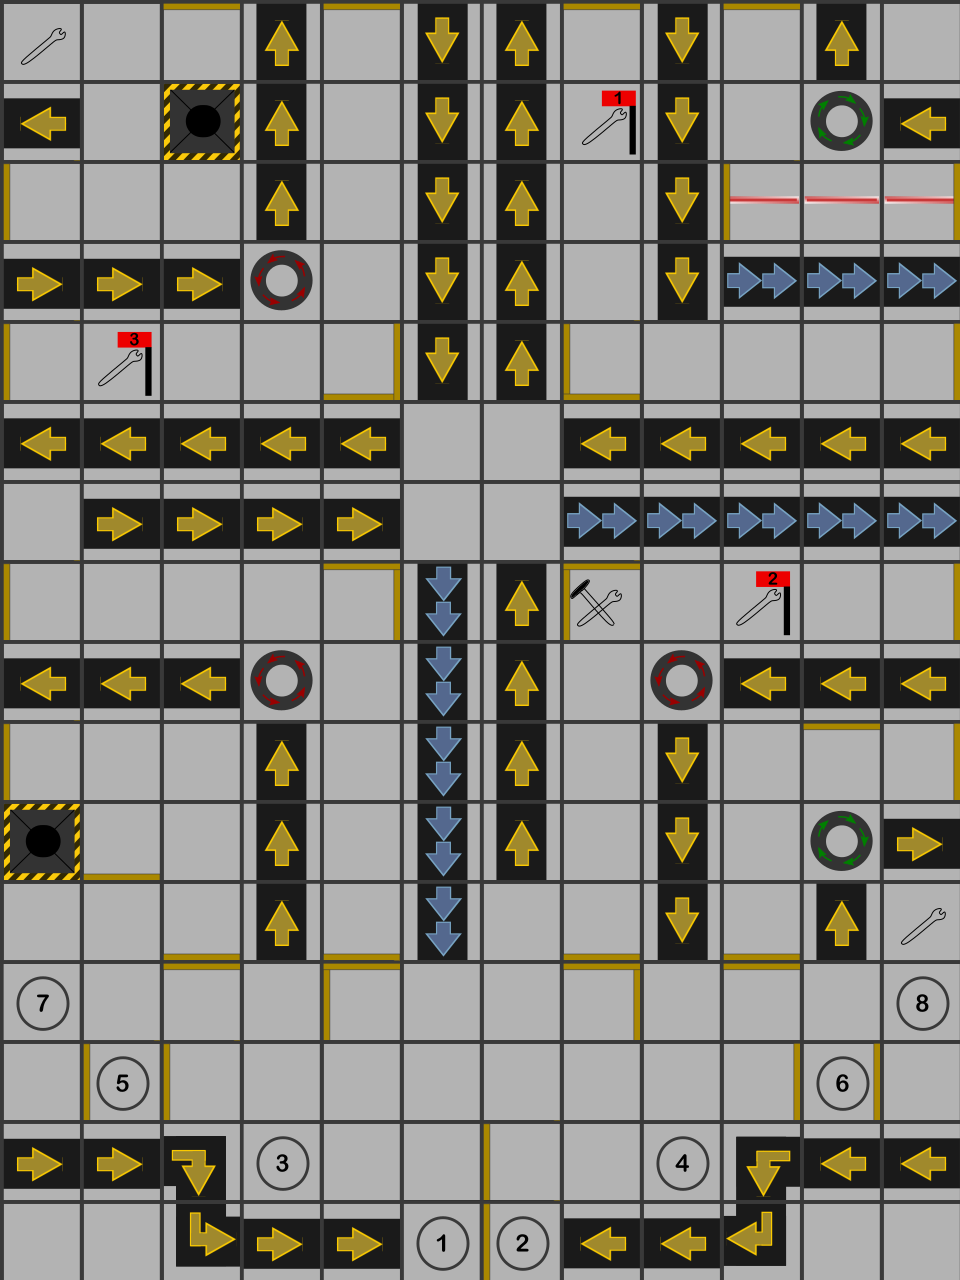

Below is a game level as drawn by its tile map, then a one-line description and the .tmx that defines it (tile-layer data replaced by summaries):
An orthogonal 12x16 tile map with 80x80 px tiles, 6 tile layers (boardElements, lasers, wallsWEST, wallsSOUTH, ...).

<map version="1.2" tiledversion="1.2.3" orientation="orthogonal" renderorder="right-down" width="12" height="16" tilewidth="80" tileheight="80" infinite="0" nextlayerid="7" nextobjectid="1">
 <tileset firstgid="1" source="properties/tileProperties.tsx" />
 <layer id="1" name="boardElements" width="12" height="16">
  <data>[192 cells, 192 non-empty, 27 distinct tile ids]</data>
 </layer>
 <layer id="6" name="lasers" width="12" height="16">
  <data>[192 cells, 3 non-empty, 1 distinct tile ids]</data>
 </layer>
 <layer id="2" name="wallsWEST" width="12" height="16">
  <data>[192 cells, 12 non-empty, 1 distinct tile ids]</data>
 </layer>
 <layer id="3" name="wallsSOUTH" width="12" height="16">
  <data>[192 cells, 7 non-empty, 1 distinct tile ids]</data>
 </layer>
 <layer id="4" name="wallsEAST" width="12" height="16">
  <data>[192 cells, 9 non-empty, 1 distinct tile ids]</data>
 </layer>
 <layer id="5" name="wallsNORTH" width="12" height="16">
  <data>[192 cells, 11 non-empty, 1 distinct tile ids]</data>
 </layer>
</map>
